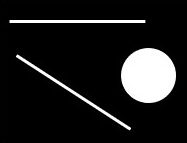
#> input picture Part 3/hough.jpg, 187 x 143 px
$ python learning_12.py
#> lines starting #> are read from the running program, lines starting #| are printed output that depends on the picture; after the words box and inside, x2 and y2 are one past the last pixel; in counts of white or black regions, pixels touching at a corner belong together
# Chapter 24 霍夫变换
"""
用途：用 霍夫线变换 和 圆变换 可以识别出图像中的 直线 和 圆
函数：cv2.HoughLines(), cv2.HoughLinesP(), cv2.HoughCircles()
"""
import cv2
import numpy as np


# 显示图像函数
def ShowImage(name_of_image, image, rate):
    img_min = cv2.resize(image, None, fx=rate, fy=rate, interpolation=cv2.INTER_CUBIC)
    cv2.namedWindow(name_of_image, cv2.WINDOW_NORMAL)
    cv2.imshow(name_of_image, img_min)
    if cv2.waitKey(0) == 27:  # wait for ESC to exit
        print('Not saved!')
        cv2.destroyAllWindows()
    elif cv2.waitKey(0) == ord('s'):  # wait for 's' to save and exit
        cv2.imwrite(name_of_image + '.jpg', image)  # save
        print('Saved successfully!')
        cv2.destroyAllWindows()

img = cv2.imread('hough.jpg')
#> img is the input picture: shape (143, 187, 3); min 0, max 255, mean 30.5
img_gray = cv2.cvtColor(img, cv2.COLOR_BGR2GRAY)
drawing = np.zeros(img.shape, dtype=np.uint8)
edges = cv2.Canny(img_gray, 50, 150)
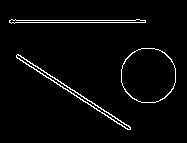
#> edges: shape (143, 187); 3.2% white in thin lines or dots, all inside (x1, y1, x2, y2) = (9, 19, 176, 130)
# ShowImage('contours', edges, 1)

# 1、标准霍夫直线变换
# 计算图像中的每一个点，计算量比较大
lines = cv2.HoughLines(edges, 0.8, np.pi / 180, 90)
#> lines = [[21.6, 1.57], [20, 1.57], [36, 2.15], [39.2, 2.15]]
'''
cv2.HoughLines(
① 要检测的二值图（一般是阈值分割或边缘检测后的图）
② 距离 r 的精度，值越大，考虑越多的线
③ 角度θ的精度，值越小，考虑越多的线
④ 累加数阈值，值越小，考虑越多的线
)
'''

length = 1000
# 将检测的线画出来（极坐标）
for line in lines:
    rho, theta = line[0]
    cos = np.cos(theta)
    sin = np.sin(theta)
    x0 = cos * rho
    y0 = sin * rho
    x1 = int(x0 + length * (-sin))
    y1 = int(y0 + length * cos)
    x2 = int(x0 - length * (-sin))
    y2 = int(y0 - length * cos)

    cv2.line(drawing, (x1, y1), (x2, y2), (0, 255, 255))
#> this loop made 4 passes
#> (rho, theta, cos, sin, x0, y0, x1, y1) on passes 1 to 4: (21.6, 1.57, -4.37e-08, 1, -9.44e-07, 21.6, -1000, 21), (20, 1.57, -4.37e-08, 1, -8.74e-07, 20, -1000, 19), (36, 2.15, -0.545, 0.839, -19.61, 30.19, -858, -514), (39.2, 2.15, -0.545, 0.839, -21.35, 32.88, -860, -511)
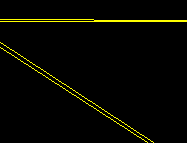
#> drawing: shape (143, 187, 3); mean of channels 0, 1, 2 0, 6.4, 6.4; drawn as B, G, R

# 2、统计概率霍夫直线变换
lines = cv2.HoughLinesP(edges, 0.8, np.pi / 180, 90,
                        minLineLength=50, maxLineGap=10)
#> lines = [[9, 20, 145, 20], [9, 22, 145, 22], [17, 54, 130, 127], [16, 57, 127, 129]]
'''
minLineLength：最短长度阈值，比这个长度短的线会被排除
maxLineGap：同一直线两点之间的最大距离
'''
for line in lines:
    x1, y1, x2, y2 = line[0]

    cv2.line(drawing, (x1, y1), (x2, y2), (0, 255, 0), 1,
             lineType=cv2.LINE_AA)
#> this loop made 4 passes
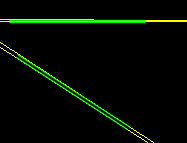
#> drawing: shape (143, 187, 3); 5.12% of pixels changed, all inside (x1, y1, x2, y2) = (9, 19, 147, 131); drawn as B, G, R

# ShowImage('hough', drawing, 1)

# 3、霍夫圆变换
circles = cv2.HoughCircles(edges, cv2.HOUGH_GRADIENT, 1, 20, param2=30)
#> circles = [[146.5, 72.5, 25.7]]
circles = np.int0(np.around(circles))
#> circles = [[146, 72, 26]]
'''
cv2.HoughCircles(
① 要检测的二值图（一般是阈值分割或边缘检测后的图)
② 变换方法，一般使用霍夫梯度法
③ dp=1：表示霍夫梯度法中累加器图像的分辨率与原图一致
④ 两个不同圆圆心的最短距离
⑤ param2跟霍夫直线变换中的累加数阈值一样
)
'''
for i in circles[0, :]:
    cv2.circle(drawing, (i[0], i[1]), i[2], (255, 0, 0), 2)  # 画出外圆
    cv2.circle(drawing, (i[0], i[1]), 2, (0, 0, 255), 3)  # 画出圆心
#> this loop made 1 pass
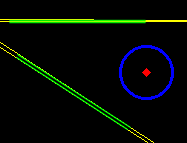
#> drawing: shape (143, 187, 3); 1.97% of pixels changed, all inside (x1, y1, x2, y2) = (119, 45, 174, 100); drawn as B, G, R

ShowImage('hough', drawing, 1)
#> (key Esc is pressed here)
